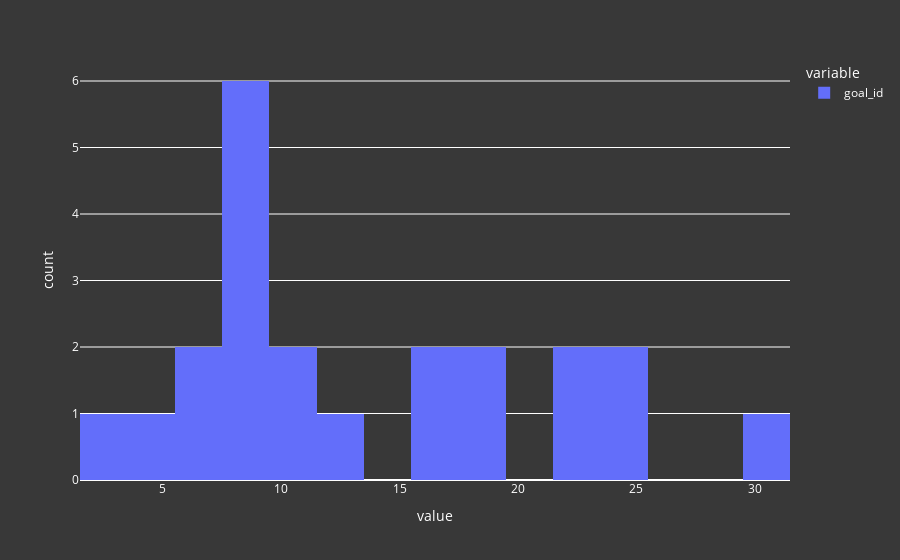

The code cell stored with this chart in its notebook:
### Code cell
fig = px.histogram(goals_count, nbins=20)
fig.update_layout(**layout_options)
fig.show()

### Figure 1 — Plotly figure (JSON) as saved in the notebook; plotly's stock layout.template omitted (floating-point values rounded to 4 significant figures)
{"data": [{"alignmentgroup": "True", "bingroup": "x", "hovertemplate": "variable=goal_id<br>value=%{x}<br>count=%{y}<extra></extra>", "legendgroup": "goal_id", "marker": {"color": "#636efa", "pattern": {"shape": ""}}, "name": "goal_id", "nbinsx": 20, "offsetgroup": "goal_id", "orientation": "v", "showlegend": true, "type": "histogram", "x": [7, 3, 9, 8, 12, 10, 9, 10, 8, 9, 4, 7, 8, 16, 18, 23, 19, 22, 17, 24, 30, 24], "xaxis": "x", "yaxis": "y"}], "layout": {"barmode": "relative", "legend": {"font": {"color": "white"}, "title": {"text": "variable"}, "tracegroupgap": 0}, "margin": {"t": 60}, "paper_bgcolor": "#383838", "plot_bgcolor": "#383838", "title": {"font": {"color": "white"}}, "xaxis": {"anchor": "y", "color": "white", "domain": [0, 1], "title": {"text": "value"}}, "yaxis": {"anchor": "x", "color": "white", "domain": [0, 1], "title": {"text": "count"}}}}
